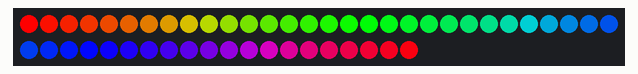
The sketch below on a simulated Arduino Uno, built with avr-gcc and run on an emulated ATmega328P. Parts: 50 RGB LEDs in strip order, left to right, continuing on the next row. Dim RGB values are drawn brighter than linear; the local clock reads 2024-03-15 10:24:30 at power-on unless the sketch sets it; random numbers use the default seed unless the sketch sets one.

Above: at 0.1 s.
At 1.3 s:
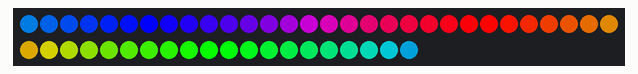
At 2.8 s:
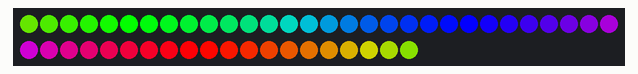
At 4.0 s:
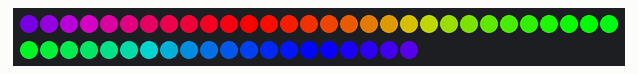
At 5.3 s:
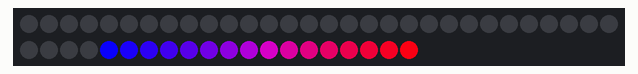
At 29.0 s:
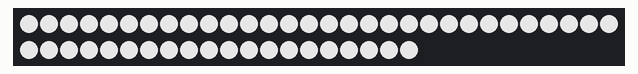

The sketch:

intelli_fw.ino
```cpp
#include <Wire.h>
#include "RTClib.h"
#include "defines.h"
#include "light_ctrl.h"

#define TEST_MODE

//Local app data
static INTELLI_DATA intel_data;

bool g_changed;

#define BUTTON_PIN    2 //our button pio

light_control lighting;
RTC_DS1307 rtc;

void setup() {
#ifdef DEBUG
  Serial.begin(9600);
  Serial.println("Intelli 5 - debugging enabled");
#endif
  g_changed = false;
  //We need to make sure our lighting is up and running before doing anything else
  lighting.init();

  //First init the RTC:
  setup_rtc();

  //Our button int handler
  pinMode(BUTTON_PIN, INPUT_PULLUP);
#ifndef TEST_MODE
  //disable during testing - primarily because we have no button attached
  //attachInterrupt(digitalPinToInterrupt(BUTTON_PIN), pin_change_isr, CHANGE);
#endif


  //Make sure our application data is in the right state
  init_app_data();
  lighting.set_light_phase(&intel_data);
}

void loop() {

  //We need to check the time and return what time of the day it is
  intel_data.current_time = rtc.now();//update or time so its current
  //Once we have the time we need to check what lighting phase is required for this time
  get_day_phase();

  //intel_data.light_phase = HOUR_NIGHT_PHASE;
  lighting.set_light_phase(&intel_data);
  //lighting.effect_shift_timer();
  //Now we have our phase we should pass it through to the lighting class.
#ifdef NO_BUTTON
  //Part of the main loop is checking whether the button has been pressed
  if (intel_data.button_press != NONE)
  {
    //The button has been pressed so do something then set it back
    if (intel_data.button_press == LONG) {
      //Set the time to a default of 8pm we dont care about the date
      rtc.adjust(DateTime(2017, 1, 1, 20, 0, 0));
    } else {
      //Its a short press we may consider an off option for certan occasions
      //Turn the lights off until next phase
      intel_data.light_phase = HOUR_OFF_PHASE;
    }

    intel_data.button_press = NONE;
  }
#endif
  delay(250);

#ifdef DEBUG
  DateTime now = rtc.now();
  Serial.print(now.year(), DEC);
  Serial.print('/');
  Serial.print(now.month(), DEC);
  Serial.print('/');
  Serial.print(now.day(), DEC);
  Serial.print(" (");
  Serial.print(now.dayOfTheWeek(), DEC);
  Serial.print(") ");
  Serial.print(now.hour(), DEC);
  Serial.print(':');
  Serial.print(now.minute(), DEC);
  Serial.print(':');
  Serial.print(now.second(), HEX);
  Serial.println();
#endif
}

void init_app_data()
{
  /*#define HOUR_DAY_PHASE    9
    #define HOUR_EVE_PHASE    18
    #define HOUR_NIGHT_PHASE  20
    #define HOUR_OFF_PHASE    0*/
  intel_data.current_time = rtc.now();//update or time so its current
  //intel_data.light_phase = HOUR_DAY_PHASE;//Light phase is defaulted to off and then update when the code runs
 // intel_data.light_phase = HOUR_NIGHT_PHASE;//Light phase is defaulted to off and then update when the code runs
  intel_data.light_phase = HOUR_EVE_PHASE;//Light phase is defaulted to off and then update when the code runs
  intel_data.button_press = NONE;
}

void pin_change_isr()
{
  //A long press dictates a time set
  uint16_t count = 0;
  while (digitalRead(BUTTON_PIN) == LOW) { //down to gnd when pressed
    //We know blocking in an ISR is bad but this is a simple program
    count++;
    delay(50);
  }

  if (count > LONG_PRESS_COUNT) {
    //We have performed a long press
    intel_data.button_press = LONG;
  } else {
    //we performed a short
    intel_data.button_press = SHORT;
  }
}

static void setup_rtc()
{
  Wire.begin();
  rtc.begin();


  if (! rtc.isrunning())
  {
    //If the clock is not running then this means something has gone wrong. Its batt backup so in theory once its up its good to go forever.
    //We should tell the user the clock is not set as they will be able to set the clock with a button hold.
    //In test mode always sets the time
#ifdef TEST_MODE
    //when in test mode actaul set the real time and date
    rtc.adjust(DateTime(F(__DATE__), F(__TIME__)));
#else
    lighting.show_error(ERROR_RTC_FAIL);
#endif
  }

  //rtc.adjust(DateTime(F(__DATE__), F(__TIME__)));
}


static void get_day_phase()
{
  //We will simplily use hours at the moment to change phase
  //We olny want to action the change at the start of the hour, we do this to solve one simple issue
  //Pressing the button effectively cancels the current phase - we dont want the phase to then in turn be cancelled by this
  if (intel_data.current_time.minute() == 0) {
    switch (intel_data.current_time.hour())
    {
      case HOUR_DAY_PHASE:
        intel_data.light_phase = HOUR_DAY_PHASE;
        break;
      case HOUR_EVE_PHASE:
        intel_data.light_phase = HOUR_EVE_PHASE;
        break;
      case HOUR_NIGHT_PHASE:
        intel_data.light_phase = HOUR_NIGHT_PHASE;
        break;
      case HOUR_OFF_PHASE:
        intel_data.light_phase = HOUR_OFF_PHASE;
        break;
      default:
        //Do nothing as we dont want to change the phase until next phase shift - hehe
        break;
    }
  }/*This is not the 0 minute so do nothing*/


  //We need to use the minutes change the eve mode
  if ( (intel_data.current_time.minute() == 0) ||
       (intel_data.current_time.minute() == 15) ||
       (intel_data.current_time.minute() == 30) ||
       (intel_data.current_time.minute() == 45)) {
    if (g_changed == false) {
      lighting.effect_shift_timer();
      g_changed = true;//make sure we only do it once
    }
  } else {
    //we can now reset this
    g_changed = false;
  }

}
```

defines.h
```cpp
#ifndef __DEFINES__
#define __DEFINES__
#include "RTClib.h"

//#define DEBUG

#define LONG_PRESS_COUNT    100 //how long we wait before considering a long press 100 = 5seconds (ish)

#define DAY_LED_BRIGHTNESS      35  //This is the brightness level set to ALL leds when in day mode
#define EVE_LED_BRIGHTNESS      180 //Evening brightness - I'm trying to avoid full power for heat/power reasons
#define NIGHT_LED_BRIGHTNESS    200 //The night brightness
#define OFF_LED_BRIGHTNESS      0   //off mode

#define RGB_LED_INTENSITY       250 //Individual led intensity (not brightness) during none night modes
#define MAX_LED_INTENSITY       255
#define LOW_LED_INTENSITY       30
#define NIGHT_BLUE_INTENSITY    250
#define NIGHT_WHITE_INTENSITY   60  // The red and green led intens during night

/*Rose*/
#define ROSE_RED                255
#define ROSE_BLUE               60
#define ROSE_GREEN              60
/*SKY*/
#define SKY_RED                 100
#define SKY_GREEN               160
#define SKY_BLUE                255
/*GREEN*/
#define GREEN_RED               50
#define GREEN_GREEN             255
#define GREEN_BLUE              50

#define TRANS_SPEED_MS      50 //Time of steps during transistion

#define HOUR_DAY_PHASE    9/*This inidicates that the day phase starts at 9am*/
#define HOUR_EVE_PHASE    18/*eve pahase starts at 6pm*/
#define HOUR_NIGHT_PHASE  20 /*Night 8pm*/
#define HOUR_OFF_PHASE    0/*Off at midnight*/

typedef uint8_t BUTTON_PRESS;
typedef uint8_t LIGHT_PHASE;

#define SHORT 1
#define LONG  2
#define NONE  3

//Our application data structure
typedef struct {
  DateTime        current_time; //Current time

  LIGHT_PHASE     light_phase; //current light phase

  BUTTON_PRESS    button_press; //Last state of button
} INTELLI_DATA;


#endif
```

light_ctrl.h
```cpp
#ifndef __LIGHTING_H__
#define __LIGHTING_H__
#include <arduino.h>
#include "defines.h"
#include "Adafruit_NeoPixel.h"
#ifdef __AVR__
#include <avr/power.h>
#endif

//We have multiple modes during evening (evening being our important time)
typedef byte EVE_EFFECT;
#define STANDARD  0
#define ROSE      1
#define SKY       2
#define GREEN     3
static EVE_EFFECT eve_effect;
#define LED_DATA_PIN      5
#define NUMPIXELS         50 /*Even though we have more the blocks of 50 are parrelled up*/

#define ERROR_RTC_FAIL    0xE1

typedef struct{
  uint8_t red;
  uint8_t green;
  uint8_t blue;
}LED_MATRIX;

class light_control
{
  public:
    void init();
    void show_error(byte);
    void set_light_phase(INTELLI_DATA *);
    void effect_shift_timer(void);
  private:
    //We use this to determine what the last phase was primarily so we know when to transist and when not to do anything
    LIGHT_PHASE _last_phase;
    void set_night_mode(bool);
    void fade_current_lights(void);
    void rainbowCycle(uint8_t);
    uint32_t Wheel(byte);
    void colorWipe(uint32_t , uint8_t);
    void set_day_mode(bool);
    void set_eve_mode(bool);
    void set_off_mode(bool);
    void set_rgb_level(uint8_t , bool );
    void set_night_step(uint8_t);
    void set_red_tint(void);
    void set_effect(EVE_EFFECT, EVE_EFFECT);
    bool update_pixel_transistion(LED_MATRIX new_c,uint16_t pix);
    uint8_t compare_pix_ammend(uint8_t old_col, uint8_t new_col);
    void apply_matrix(void);

};


#endif /*__LIGHTING_H__*/
```

Source omitted: light_ctrl.cpp (13640 bytes)
